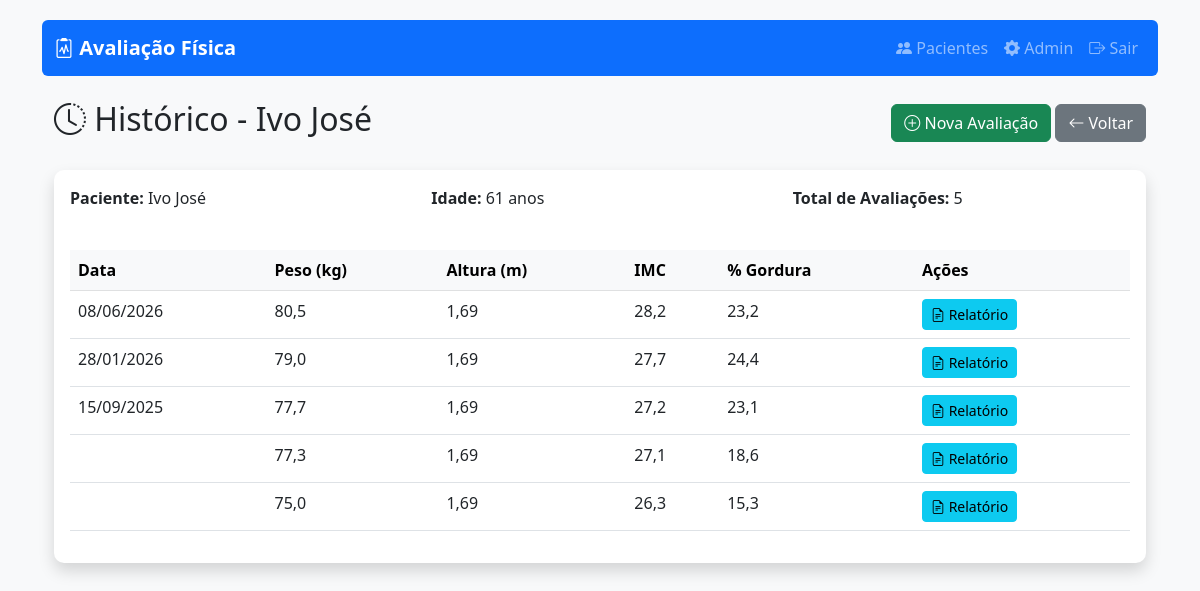
/pacientes/4/historico/ (signed in), run on an earlier commit of the app's database.
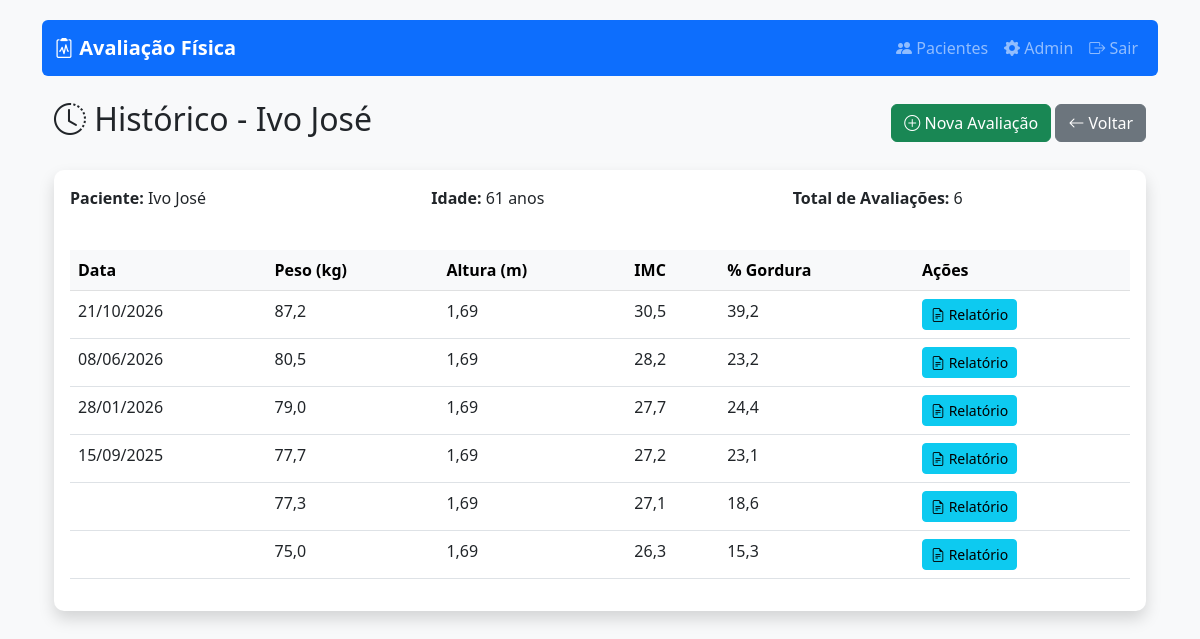
And on a later commit of the database.
### avaliacao/models.py (models this page shows, shortened)
class Paciente(models.Model):
    SEXO_CHOICES = [('M', 'Masculino'), ('F', 'Feminino')]
    nome = models.CharField(max_length=100)
    sexo = models.CharField(max_length=1, choices=SEXO_CHOICES)
    data_nascimento = models.DateField()
    telefone = models.CharField(max_length=15, blank=True)
    email = models.EmailField(blank=True)
    observacoes = models.TextField(blank=True)
    @property
    def idade(self):
        hoje = date.today()
        return hoje.year - self.data_nascimento.year - (
            (hoje.month, hoje.day) < (self.data_nascimento.month, self.data_nascimento.day)
        )

class Avaliacao(models.Model):
    PROTOCOLOS = [
        ('POLLOCK_7', 'Pollock 7 Dobras'),
        ('FALKNER_4', 'Falkner 4 Dobras'),
    ]
    protocolo = models.CharField(
        max_length=10,
        choices=PROTOCOLOS,
        default='POLLOCK_7'
    )
    paciente = models.ForeignKey(Paciente, on_delete=models.CASCADE, related_name='avaliacoes')
    data_avaliacao = models.DateField()  # Removido o 'default' (agora será obrigatório preencher)
    altura = models.FloatField(help_text="Altura em metros")
    peso = models.FloatField(help_text="Peso em kg")
    percentual_gordura = models.FloatField(verbose_name="% Gordura")
    massa_magra = models.FloatField()
    gordura_visceral = models.IntegerField()
    tmb = models.IntegerField(verbose_name="Taxa Metabólica Basal")
    idade_metabolica = models.IntegerField()
    observacoes = models.TextField(blank=True)
    torax = models.FloatField('Tórax', null=True, blank=True)
    triceps = models.FloatField('Tríceps', null=True, blank=True)
    abdominal = models.FloatField('Abdominal', null=True, blank=True)
    coxa = models.FloatField('Coxa', null=True, blank=True)
    axilar_media = models.FloatField('Axilar Média', null=True, blank=True)
    subescapular = models.FloatField('Subescapular', null=True, blank=True)
    suprailiaca = models.FloatField('Supra-ilíaca', null=True, blank=True)
    braco_direito = models.FloatField('Braço Direito (mm)', null=True, blank=True)
    braco_esquerdo = models.FloatField('Braço Esquerdo (mm)', null=True, blank=True)
    antebraco_direito = models.FloatField('Antebraço Direito (mm)', null=True, blank=True)
    antebraco_esquerdo = models.FloatField('Antebraço Esquerdo (mm)', null=True, blank=True)
    cintura = models.FloatField('Cintura (mm)', null=True, blank=True)
    quadril = models.FloatField('Quadril (mm)', null=True, blank=True)
    tronco = models.FloatField('Tronco (mm)', null=True, blank=True)
    abdomen = models.FloatField('Abdômen (mm)', null=True, blank=True)
    coxa_direita = models.FloatField('Coxa Direita (mm)', null=True, blank=True)
    coxa_esquerda = models.FloatField('Coxa Esquerda (mm)', null=True, blank=True)
    panturrilha_direita = models.FloatField('Panturrilha Direita (mm)', null=True, blank=True)
    panturrilha_esquerda = models.FloatField('Panturrilha Esquerda (mm)', null=True, blank=True)
    class Meta:
        ordering = ['-data_avaliacao']
    @property
    def imc(self):
        return self.peso / (self.altura ** 2)

### avaliacao/views.py (the view)
# urls.py: path('pacientes/<int:paciente_id>/historico/', views.historico_avaliacoes, name='historico_avaliacoes'),
@login_required
def historico_avaliacoes(request, paciente_id):
    paciente = get_object_or_404(Paciente, pk=paciente_id)
    avaliacoes = Avaliacao.objects.filter(paciente=paciente).order_by('-data_avaliacao')
    return render(request, 'avaliacao/historico.html', {
        'paciente': paciente,
        'avaliacoes': avaliacoes,
        'titulo': f'Histórico - {paciente.nome}'
    })

### avaliacao/templates/avaliacao/historico.html
{% extends 'avaliacao/base.html' %}
{% block content %}
<div class="container mt-4">
    <div class="d-flex justify-content-between align-items-center mb-4">
        <h2>
            <i class="bi bi-clock-history"></i>
            {{ titulo }}
        </h2>
        <div>
            <a href="{% url 'avaliacao:nova_avaliacao' paciente.id %}" class="btn btn-success">
                <i class="bi bi-plus-circle"></i> Nova Avaliação
            </a>
            <a href="{% url 'avaliacao:lista_pacientes' %}" class="btn btn-secondary">
                <i class="bi bi-arrow-left"></i> Voltar
            </a>
        </div>
    </div>
    <div class="card shadow">
        <div class="card-body">
            <div class="row mb-4">
                <div class="col-md-4">
                    <p><strong>Paciente:</strong> {{ paciente.nome }}</p>
                </div>
                <div class="col-md-4">
                    <p><strong>Idade:</strong> {{ paciente.idade }} anos</p>
                </div>
                <div class="col-md-4">
                    <p><strong>Total de Avaliações:</strong> {{ avaliacoes.count }}</p>
                </div>
            </div>
            {% if avaliacoes %}
            <div class="table-responsive">
                <table class="table table-hover">
                    <thead class="table-light">
                        <tr>
                            <th>Data</th>
                            <th>Peso (kg)</th>
                            <th>Altura (m)</th>
                            <th>IMC</th>
                            <th>% Gordura</th>
                            <th>Ações</th>
                        </tr>
                    </thead>
                    <tbody>
                        {% for avaliacao in avaliacoes %}
                        <tr>
                            <td>{{ avaliacao.data_avaliacao|date:"d/m/Y" }}</td>
                            <td>{{ avaliacao.peso }}</td>
                            <td>{{ avaliacao.altura }}</td>
                            <td>{{ avaliacao.imc|floatformat:1 }}</td>
                            <td>{{ avaliacao.percentual_gordura }}</td>
                            <td>
                                <a href="{% url 'avaliacao:relatorio_completo' avaliacao.id %}"
                                   class="btn btn-sm btn-info"
                                   title="Ver Relatório">
                                    <i class="bi bi-file-earmark-text"></i> Relatório
                                </a>
                            </td>
                        </tr>
                        {% empty %}
                        <tr>
                            <td colspan="6" class="text-center">Nenhuma avaliação encontrada.</td>
                        </tr>
                        {% endfor %}
                    </tbody>
                </table>
            </div>
            {% else %}
            <div class="alert alert-info">
                Nenhuma avaliação registrada para este paciente.
            </div>
            {% endif %}
        </div>
    </div>
</div>
{% endblock %}

### avaliacao/templates/avaliacao/base.html (shortened to what this page needs)
<!DOCTYPE html>
<html lang="pt-br">
<head>
    <link href="https://cdn.jsdelivr.net/npm/bootstrap@5.3.0/dist/css/bootstrap.min.css" rel="stylesheet">
    <link rel="stylesheet" href="https://cdn.jsdelivr.net/npm/bootstrap-icons@1.8.0/font/bootstrap-icons.css">
</head>
<body>
    <div class="container">
        <nav class="navbar navbar-expand-lg navbar-dark bg-primary mb-4 rounded">
            <div class="container-fluid">
                <a class="navbar-brand" href="{% url 'avaliacao:lista_pacientes' %}">
                    <i class="bi bi-clipboard2-pulse"></i> Avaliação Física
                </a>
                <div class="navbar-nav ms-auto">
                    <a class="nav-link" href="{% url 'avaliacao:lista_pacientes' %}">
                        <i class="bi bi-people-fill"></i> Pacientes
                    </a>
                    <a class="nav-link" href="{% url 'admin:index' %}" target="_blank">
                        <i class="bi bi-gear-fill"></i> Admin
                    </a>
                    {% if user.is_authenticated %}
                        <a class="nav-link" href="{% url 'logout' %}">
                            <i class="bi bi-box-arrow-right"></i> Sair
                        </a>
                    {% endif %}
                </div>
            </div>
        </nav>
        <main>
            {% block content %}{% endblock %}
        </main>
    </div>
</body>
</html>

### avaliacao/templates/avaliacao/base.html (style rules this page uses)
body { background-color: #f8f9fa; padding-top: 20px; }
.card { border-radius: 10px; box-shadow: 0 4px 6px rgba(0, 0, 0, 0.1); margin-bottom: 20px; border: none; }
.navbar-brand { font-weight: 600; }

What changed in the data, as far as the page shows it:
added Avaliacao: data_avaliacao "21/10/2026", peso "87,2", altura "1,69", imc "30,5", percentual_gordura "39,2"
Also different on the page:
{{ avaliacoes.count }}: "5" → "6"
